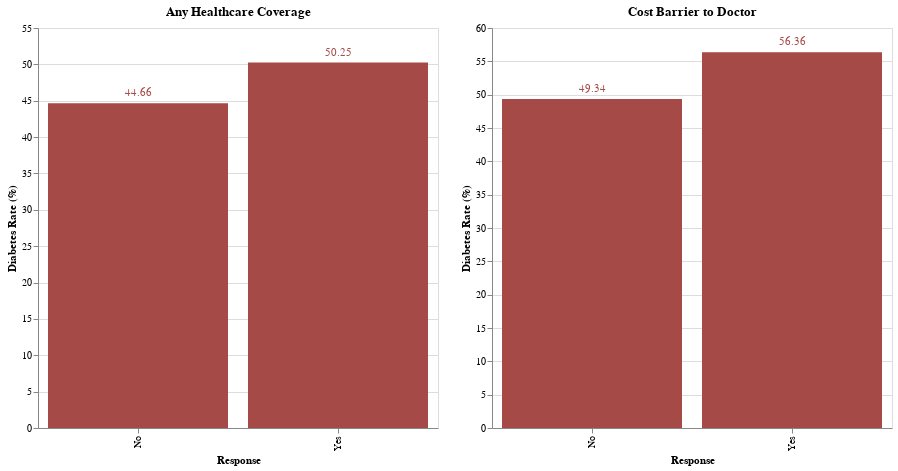

The cell this chart's notebook holds for it:
### Code cell
selected_region1 = alt.selection_point(encodings=['x'])
selected_region2 = alt.selection_point(encodings=['x'])

# COVERAGE
coverage_data = df_brfss.groupby('anyhealthcare')['diabetes_binary'].mean() * 100
coverage_df = pd.DataFrame({
    'Response': coverage_data.index.map({0: 'No', 1: 'Yes'}),
    'Diabetes Rate (%)': coverage_data.values,
    'Variable': 'Any Healthcare Coverage'
})

coverage = alt.Chart(coverage_df).mark_bar().encode(
    x='Response:N',
    y='Diabetes Rate (%):Q',
    color=alt.condition(selected_region1, alt.ColorValue("#a64a47"), alt.ColorValue("grey")),
    tooltip=[
        alt.Tooltip('Variable:N', title='Factor'),
        alt.Tooltip('Response:N', title='Response'),
        alt.Tooltip('Diabetes Rate (%):Q', title='Diabetes Rate (%)', format='.2f')
    ]
).properties(
    width=400,
    height=400,
    title='Any Healthcare Coverage'
).add_params(selected_region1)

# Add text labels
cov_text = coverage.mark_text(
    align='center',
    baseline='bottom',
    dy=-5,
    fontSize=11
).encode(
    text=alt.Text('Diabetes Rate (%):Q', format='.2f')
)

# COST
cost_data = df_brfss.groupby('nodocbccost')['diabetes_binary'].mean() * 100
cost_df = pd.DataFrame({
    'Response': cost_data.index.map({0: 'No', 1: 'Yes'}),
    'Diabetes Rate (%)': cost_data.values,
    'Variable': "Didn't See Doctor Due to Cost"
})

cost = alt.Chart(cost_df).mark_bar().encode(
    x='Response:N',
    y='Diabetes Rate (%):Q',
    color=alt.condition(selected_region2, alt.ColorValue("#a64a47"), alt.ColorValue("grey")),
    tooltip=[
        alt.Tooltip('Variable:N', title='Factor'),
        alt.Tooltip('Response:N', title='Response'),
        alt.Tooltip('Diabetes Rate (%):Q', title='Diabetes Rate (%)', format='.2f')
    ]
).properties(
    width=400,
    height=400,
    title='Cost Barrier to Doctor'
).add_params(selected_region2)

# Add text labels
covtext = coverage.mark_text(
    align='center',
    baseline='bottom',
    dy=-5,
    fontSize=11
).encode(
    text=alt.Text('Diabetes Rate (%):Q', format='.2f')
)

costext = cost.mark_text(
    align='center',
    baseline='bottom',
    dy=-5,
    fontSize=11
).encode(
    text=alt.Text('Diabetes Rate (%):Q', format='.2f')
)

coverage_chart = coverage + covtext
cost_chart = cost + costext
coverage_chart | cost_chart

### Figure 1 — Vega-Lite specification as saved in the notebook (floating-point values rounded to 4 significant figures)
{"config": {"view": {"continuousWidth": 300, "continuousHeight": 300}}, "hconcat": [{"layer": [{"mark": {"type": "bar"}, "encoding": {"color": {"condition": {"param": "param_2", "value": "#a64a47"}, "value": "grey"}, "tooltip": [{"field": "Variable", "title": "Factor", "type": "nominal"}, {"field": "Response", "title": "Response", "type": "nominal"}, {"field": "Diabetes Rate (%)", "format": ".2f", "title": "Diabetes Rate (%)", "type": "quantitative"}], "x": {"field": "Response", "type": "nominal"}, "y": {"field": "Diabetes Rate (%)", "type": "quantitative"}}, "name": "view_2", "title": "Any Healthcare Coverage"}, {"mark": {"type": "text", "align": "center", "baseline": "bottom", "dy": -5, "fontSize": 11}, "encoding": {"color": {"condition": {"param": "param_2", "value": "#a64a47"}, "value": "grey"}, "text": {"field": "Diabetes Rate (%)", "format": ".2f", "type": "quantitative"}, "tooltip": [{"field": "Variable", "title": "Factor", "type": "nominal"}, {"field": "Response", "title": "Response", "type": "nominal"}, {"field": "Diabetes Rate (%)", "format": ".2f", "title": "Diabetes Rate (%)", "type": "quantitative"}], "x": {"field": "Response", "type": "nominal"}, "y": {"field": "Diabetes Rate (%)", "type": "quantitative"}}, "title": "Any Healthcare Coverage"}], "data": {"name": "data-d7597089da6af510a357aad877c04f4e"}, "height": 400, "width": 400}, {"layer": [{"mark": {"type": "bar"}, "encoding": {"color": {"condition": {"param": "param_3", "value": "#a64a47"}, "value": "grey"}, "tooltip": [{"field": "Variable", "title": "Factor", "type": "nominal"}, {"field": "Response", "title": "Response", "type": "nominal"}, {"field": "Diabetes Rate (%)", "format": ".2f", "title": "Diabetes Rate (%)", "type": "quantitative"}], "x": {"field": "Response", "type": "nominal"}, "y": {"field": "Diabetes Rate (%)", "type": "quantitative"}}, "name": "view_3", "title": "Cost Barrier to Doctor"}, {"mark": {"type": "text", "align": "center", "baseline": "bottom", "dy": -5, "fontSize": 11}, "encoding": {"color": {"condition": {"param": "param_3", "value": "#a64a47"}, "value": "grey"}, "text": {"field": "Diabetes Rate (%)", "format": ".2f", "type": "quantitative"}, "tooltip": [{"field": "Variable", "title": "Factor", "type": "nominal"}, {"field": "Response", "title": "Response", "type": "nominal"}, {"field": "Diabetes Rate (%)", "format": ".2f", "title": "Diabetes Rate (%)", "type": "quantitative"}], "x": {"field": "Response", "type": "nominal"}, "y": {"field": "Diabetes Rate (%)", "type": "quantitative"}}, "title": "Cost Barrier to Doctor"}], "data": {"name": "data-42d67008bdce9090410306bac7bba9ef"}, "height": 400, "width": 400}], "params": [{"name": "param_2", "select": {"type": "point", "encodings": ["x"]}, "views": ["view_2"]}, {"name": "param_3", "select": {"type": "point", "encodings": ["x"]}, "views": ["view_3"]}], "$schema": "https://vega.github.io/schema/vega-lite/v5.20.1.json", "datasets": {"data-d7597089da6af510a357aad877c04f4e": [{"Response": "No", "Diabetes Rate (%)": 44.66, "Variable": "Any Healthcare Coverage"}, {"Response": "Yes", "Diabetes Rate (%)": 50.25, "Variable": "Any Healthcare Coverage"}], "data-42d67008bdce9090410306bac7bba9ef": [{"Response": "No", "Diabetes Rate (%)": 49.34, "Variable": "Didn't See Doctor Due to Cost"}, {"Response": "Yes", "Diabetes Rate (%)": 56.36, "Variable": "Didn't See Doctor Due to Cost"}]}}
